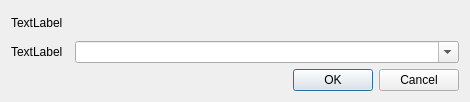
<?xml version="1.0" encoding="UTF-8"?>
<ui version="4.0">
 <class>Dialog</class>
 <widget class="QDialog" name="Dialog">
  <property name="geometry">
   <rect>
    <x>0</x>
    <y>0</y>
    <width>470</width>
    <height>102</height>
   </rect>
  </property>
  <property name="windowTitle">
   <string>Dialog</string>
  </property>
  <layout class="QGridLayout" name="gridLayout">
   <item row="1" column="2">
    <widget class="KComboBox" name="new_colour_variant_name_combobox">
     <property name="sizePolicy">
      <sizepolicy hsizetype="MinimumExpanding" vsizetype="Fixed">
       <horstretch>0</horstretch>
       <verstretch>0</verstretch>
      </sizepolicy>
     </property>
     <property name="editable">
      <bool>true</bool>
     </property>
     <property name="trapReturnKey">
      <bool>true</bool>
     </property>
    </widget>
   </item>
   <item row="1" column="0">
    <widget class="QLabel" name="new_colour_variant_name_label">
     <property name="text">
      <string>TextLabel</string>
     </property>
    </widget>
   </item>
   <item row="2" column="0" colspan="3">
    <widget class="QDialogButtonBox" name="new_colour_variant_button_box">
     <property name="orientation">
      <enum>Qt::Horizontal</enum>
     </property>
     <property name="standardButtons">
      <set>QDialogButtonBox::Cancel|QDialogButtonBox::Ok</set>
     </property>
    </widget>
   </item>
   <item row="0" column="0" colspan="3">
    <widget class="QLabel" name="new_colour_variant_instructions_label">
     <property name="text">
      <string>TextLabel</string>
     </property>
    </widget>
   </item>
  </layout>
 </widget>
 <customwidgets>
  <customwidget>
   <class>KComboBox</class>
   <extends>QComboBox</extends>
   <header>kcombobox.h</header>
  </customwidget>
 </customwidgets>
 <resources/>
 <connections>
  <connection>
   <sender>new_colour_variant_button_box</sender>
   <signal>accepted()</signal>
   <receiver>Dialog</receiver>
   <slot>accept()</slot>
   <hints>
    <hint type="sourcelabel">
     <x>248</x>
     <y>254</y>
    </hint>
    <hint type="destinationlabel">
     <x>157</x>
     <y>274</y>
    </hint>
   </hints>
  </connection>
  <connection>
   <sender>new_colour_variant_button_box</sender>
   <signal>rejected()</signal>
   <receiver>Dialog</receiver>
   <slot>reject()</slot>
   <hints>
    <hint type="sourcelabel">
     <x>316</x>
     <y>260</y>
    </hint>
    <hint type="destinationlabel">
     <x>286</x>
     <y>274</y>
    </hint>
   </hints>
  </connection>
 </connections>
</ui>
